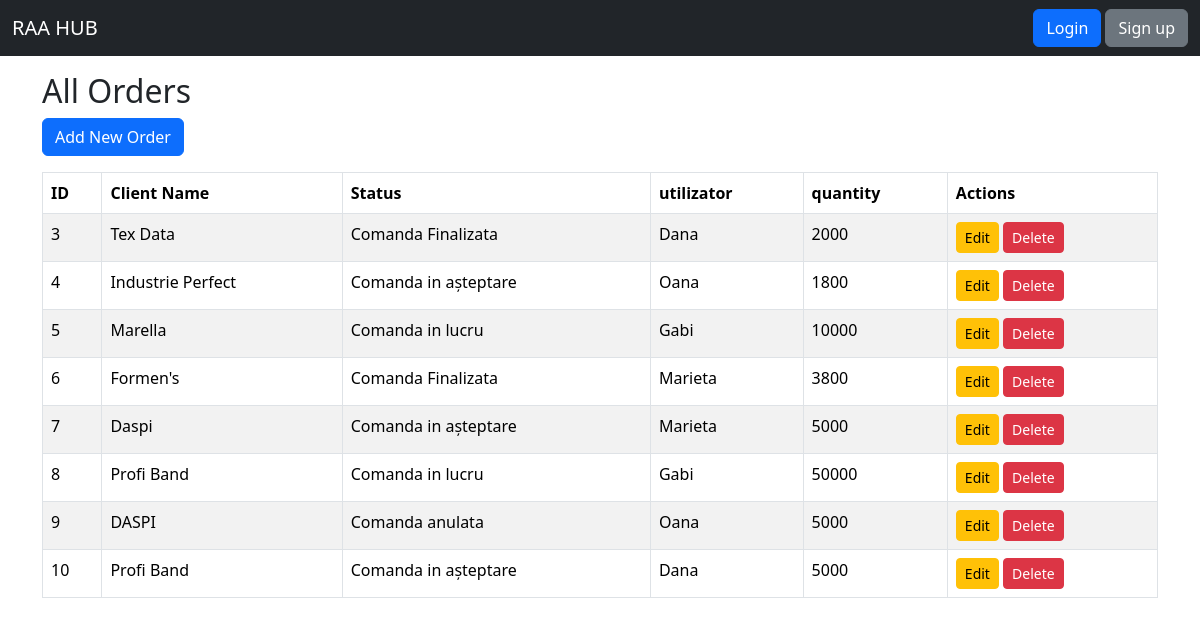
Page /comanda/ on the committed database.
### myapp/models.py (models this page shows, shortened)
class Comanda(models.Model):
    utilizator = models.ForeignKey(Utilizator, on_delete=models.CASCADE)
    status = models.ForeignKey(StadiulComenzii, on_delete=models.CASCADE)
    start_date = models.DateField()
    due_date = models.DateField()
    agent_name = models.CharField(max_length=255)
    code_art = models.CharField(max_length=255)
    order_number = models.CharField(max_length=255, unique=True)
    client_name = models.CharField(max_length=255)
    quantity = models.PositiveIntegerField()
    final_quantity = models.PositiveIntegerField(null=True, blank=True)
    order_type = models.ForeignKey(TipComanda, on_delete=models.SET_NULL, null=True)
    dimension = models.CharField(max_length=255 ,null=True)
    end_date = models.DateField(null=True, blank=True)

class StadiulComenzii(models.Model):
    name = models.CharField(max_length=255)
    end_date = models.DateField(null=True, blank=True)
    STATUS_CHOICES = [
        ('pending', 'Pending'),
        ('in_progress', 'In Progress'),
        ('completed', 'Completed'),
    ]
    status = models.CharField(max_length=255, choices=STATUS_CHOICES, default='pending')
    def __str__(self):
        return self.name

class Utilizator(models.Model):
    prenume = models.CharField(max_length=255, null=False)
    nume = models.CharField(max_length=25, null=False)
    username = models.CharField(max_length=255, unique=True, null=False)
    parola = models.CharField(max_length=255, null=False)
    email = models.EmailField(max_length=255, null=False)
    telefon = models.CharField(max_length=255, null=False)
    tip_statie = models.ForeignKey(TipStatie, on_delete=models.CASCADE)
    DEPARTMENT_CHOICES = [
        ('production', 'Production'),
        ('sales', 'Sales'),
    ]
    department = models.CharField(max_length=50, choices=DEPARTMENT_CHOICES, default='production')
    def __str__(self):
        return self.username

### myapp/views.py (the view)
# urls.py: path('comanda/', ComandaListView.as_view(), name='comanda-list'),
class ComandaListView(ListView):
    model = Comanda
    template_name = 'myapp/comanda/comanda_list.html'
    context_object_name = 'comenzi'  # Variable name used in the template

### templates/myapp/comanda/comanda_list.html
{% extends "base.html" %}
{% block content %}
    <div class="container mt-5">
        <br>
        <h2>All Orders</h2>
        <a href="{% url 'comanda-create' %}" class="btn btn-primary mb-3">Add New Order</a>
        <table class="table table-bordered table-striped">
            <thead>
            <tr>
                <th>ID</th>
                <th>Client Name</th>
                <th>Status</th>
                <th>utilizator</th>
                <th>quantity</th>
                <th>Actions</th>
            </tr>
            </thead>
            <tbody>
            {% for comanda in comenzi %}
                <tr>
                    <td>{{ comanda.id }}</td>
                    <td>{{ comanda.client_name }}</td>
                    <td>{{ comanda.status }}</td>
                    <td>{{ comanda.utilizator }}</td>
                    <td>{{ comanda.quantity }}</td>
                    <td>
                        <a href="{% url 'comanda-update' comanda.id %}" class="btn btn-warning btn-sm">Edit</a>
                        <a href="{% url 'comanda-delete' comanda.id %}" class="btn btn-danger btn-sm">Delete</a>
                    </td>
                </tr>
            {% endfor %}
            </tbody>
        </table>
    </div>
{% endblock %}

### templates/base.html (shortened to what this page needs)
{% load static %}
<!DOCTYPE html>
<html lang="en">
<head>
    <link href="https://cdn.jsdelivr.net/npm/bootstrap@5.3.3/dist/css/bootstrap.min.css" rel="stylesheet"
>
    <link rel="stylesheet" href="{% static 'my_style.css' %}">
</head>
<body>
{% include 'navbar.html' %}
{% block content %}{% endblock %}
</body>
</html>

### templates/navbar.html (shortened to what this page needs)
<nav class="navbar navbar-dark bg-dark fixed-top">
    <div class="container-fluid">
        <a class="navbar-brand" href="{% url 'home_page' %}">RAA HUB</a>
        {% if user.is_authenticated %}
            <form method="POST" action="{% url 'logout' %}">
                {% csrf_token %}
                <button type="submit" class="btn btn-outline-success">Logout, {{ user.username }}</button>
            </form>
        {% else %}
            <div>
                <a href="{% url 'login' %}" class="btn btn-primary">Login</a>
                <a href="{% url 'create-user' %}" class="btn btn-secondary">Sign up</a>
            </div>
        {% endif %}
            </div>
</nav>

### rows in the picture
Comanda: id "3", client_name "Tex Data", status "Comanda Finalizata", utilizator "Dana", quantity "2000"
Comanda: id "4", client_name "Industrie Perfect", status "Comanda in așteptare", utilizator "Oana", quantity "1800"
Comanda: id "5", client_name "Marella", status "Comanda in lucru", utilizator "Gabi", quantity "10000"
Comanda: id "6", client_name "Formen's", status "Comanda Finalizata", utilizator "Marieta", quantity "3800"
Comanda: id "7", client_name "Daspi", status "Comanda in așteptare", utilizator "Marieta", quantity "5000"
Comanda: id "8", client_name "Profi Band", status "Comanda in lucru", utilizator "Gabi", quantity "50000"
Comanda: id "9", client_name "DASPI", status "Comanda anulata", utilizator "Oana", quantity "5000"
Comanda: id "10", client_name "Profi Band", status "Comanda in așteptare", utilizator "Dana", quantity "5000"
